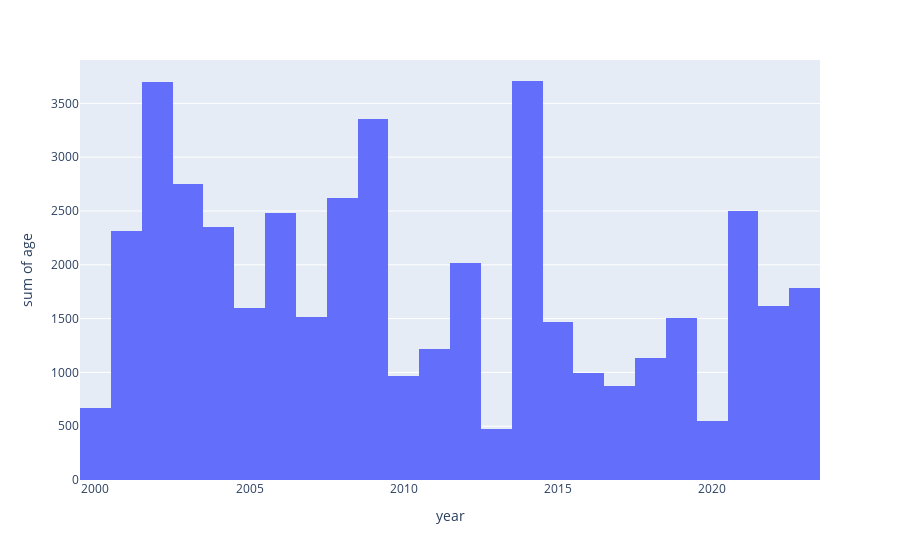

The notebook cell this image was saved under:
### Code cell
px.histogram(ay, x='year',y='age')

### Figure 1 — Plotly figure (JSON) as saved in the notebook; plotly's stock layout.template omitted (floating-point values rounded to 4 significant figures; data arrays with more than 128 entries replaced by an {"elided": "..."} marker saying what was removed)
{"data": [{"alignmentgroup": "True", "bingroup": "x", "histfunc": "sum", "hovertemplate": "year=%{x}<br>sum of age=%{y}<extra></extra>", "legendgroup": "", "marker": {"color": "#636efa", "pattern": {"shape": ""}}, "name": "", "offsetgroup": "", "orientation": "v", "showlegend": false, "type": "histogram", "x": {"elided": "1223 int values"}, "xaxis": "x", "y": {"elided": "1223 int values"}, "yaxis": "y"}], "layout": {"barmode": "relative", "legend": {"tracegroupgap": 0}, "margin": {"t": 60}, "xaxis": {"anchor": "y", "domain": [0, 1], "title": {"text": "year"}}, "yaxis": {"anchor": "x", "domain": [0, 1], "title": {"text": "sum of age"}}}}
